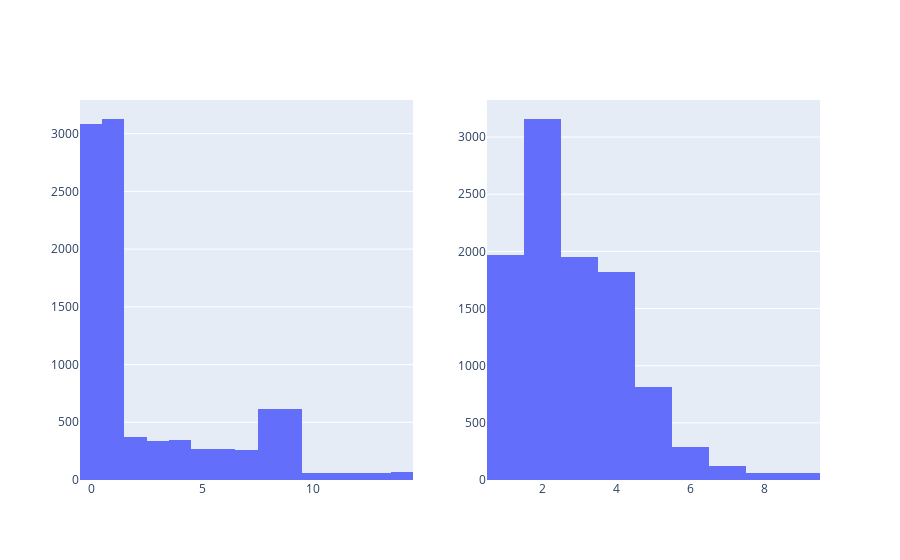

The notebook cell saved with this chart:
### Markdown cell above
Pela análise de nosso target, segmentation, podemos ver que diferentes segmentos representam diferentes características demográficas e comportamentais dos consumidores. Por exemplo, o segmento D pode representar indivíduos mais jovens que estão começando a iniciar suas carreiras, como indicado pela maior proporção de profissionais de saúde, consumidores que não se casaram e consumidores com baixo score de gastos.

### Code cell
# Criando a figura subplots
fig = make_subplots(rows=1, cols=2)

#Criando os histogramas
hist_work_experience = px.histogram(client, x='Work_Experience')
hist_family_size = px.histogram(client, x='Family_Size')

#Extraindo os tracers
fig.add_trace(hist_work_experience.data[0], row=1, col=1)
fig.add_trace(hist_family_size.data[0], row=1, col=2)

#Mostrando a figura
fig.show()

### Figure 1 — Plotly figure (JSON) as saved in the notebook; plotly's stock layout.template omitted (floating-point values rounded to 4 significant figures; data arrays with more than 128 entries replaced by an {"elided": "..."} marker saying what was removed)
{"data": [{"alignmentgroup": "True", "bingroup": "x", "hovertemplate": "Work_Experience=%{x}<br>count=%{y}<extra></extra>", "legendgroup": "", "marker": {"color": "#636efa", "pattern": {"shape": ""}}, "name": "", "offsetgroup": "", "orientation": "v", "showlegend": false, "type": "histogram", "x": {"elided": "10695 int values"}, "xaxis": "x", "yaxis": "y"}, {"alignmentgroup": "True", "bingroup": "x", "hovertemplate": "Family_Size=%{x}<br>count=%{y}<extra></extra>", "legendgroup": "", "marker": {"color": "#636efa", "pattern": {"shape": ""}}, "name": "", "offsetgroup": "", "orientation": "v", "showlegend": false, "type": "histogram", "x": {"elided": "10695 int values"}, "xaxis": "x2", "yaxis": "y2"}], "layout": {"xaxis": {"anchor": "y", "domain": [0, 0.45]}, "xaxis2": {"anchor": "y2", "domain": [0.55, 1]}, "yaxis": {"anchor": "x", "domain": [0, 1]}, "yaxis2": {"anchor": "x2", "domain": [0, 1]}}}
